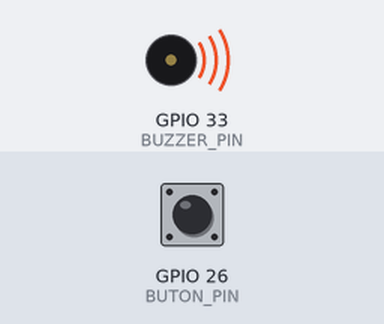
Bench run of a sketch on a simulated ESP32. Parts: buzzer (waves = sounding, pin HIGH). The test bench sets the inputs (shaded band); at power-on: GPIO 26 (BUTON_PIN) HIGH. What the sketch prints to the serial monitor is not drawn.

Above: at 6.8 s.
6.9 s: GPIO 26 (BUTON_PIN) pulled LOW for 2.6 s
Timing chart, 0 to 17.0 s (numbered marks = the images above; inputs shaded):
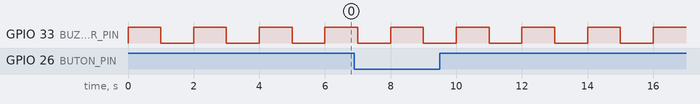

Measured:
- by itself, GPIO 33 (BUZZER_PIN): alternates HIGH for 1.0 s and LOW for 1.0 s

The sketch:

Foy5_Delay_Alarm.ino
```cpp
// FOY 5 - Kod 5.2: delay() ile kesik alarm
const int BUTON_PIN = 26;
const int BUZZER_PIN = 33;
const int BUZZER_ACIK = HIGH;     // Foy 1 Etkinlik 2'deki sonucuna gore
const int BUZZER_KAPALI = LOW;

void setup() {
  Serial.begin(115200);
  pinMode(BUTON_PIN, INPUT_PULLUP);
  pinMode(BUZZER_PIN, OUTPUT);
  digitalWrite(BUZZER_PIN, BUZZER_KAPALI);
}

void loop() {
  digitalWrite(BUZZER_PIN, BUZZER_ACIK);
  delay(1000);                          // 1 saniye hicbir sey yapmadan bekle
  digitalWrite(BUZZER_PIN, BUZZER_KAPALI);
  delay(1000);                          // bir saniye daha bekle

  if (digitalRead(BUTON_PIN) == LOW) {
    Serial.println("Butona basildi!");
  }
}
```
